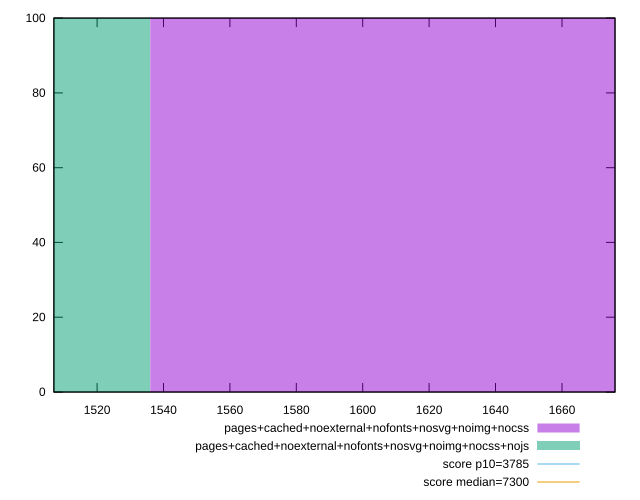

Here is the gnuplot script that generated this plot:
reset

$pagesCachedNoexternalNofontsNosvgNoimgNocss <<EOF
1626.3350935678313 100
EOF

$pagesCachedNoexternalNofontsNosvgNoimgNocssNojs <<EOF
1445.6311942825168 100
EOF

set key outside below
set boxwidth 180.7038992853146
set xrange [1506.9898:1675.9770999999996]
set yrange [0:100]
set trange [0:100]
set style fill transparent solid 0.5 noborder

set parametric
set terminal svg size 640, 500 enhanced background rgb 'white'
set output "report_00007_2020-12-11T15:55:29.892Z/interactive/comparison/histogram/12_vs_13.svg"

plot $pagesCachedNoexternalNofontsNosvgNoimgNocss title "pages+cached+noexternal+nofonts+nosvg+noimg+nocss" with boxes, \
     $pagesCachedNoexternalNofontsNosvgNoimgNocssNojs title "pages+cached+noexternal+nofonts+nosvg+noimg+nocss+nojs" with boxes, \
     3785,t title "score p10=3785", \
     7300,t title "score median=7300"

reset
